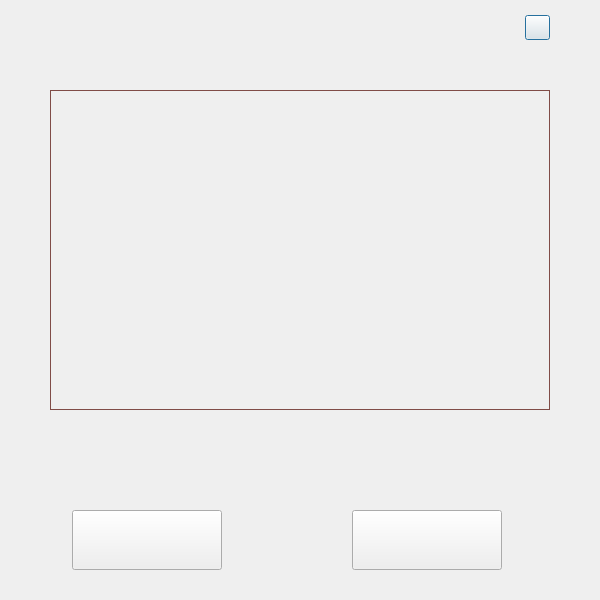
<?xml version="1.0" encoding="UTF-8"?>
<ui version="4.0">
 <class>FileClass</class>
 <widget class="QDialog" name="FileClass">
  <property name="geometry">
   <rect>
    <x>0</x>
    <y>0</y>
    <width>600</width>
    <height>600</height>
   </rect>
  </property>
  <property name="windowTitle">
   <string>颜色设置</string>
  </property>
  <property name="windowIcon">
   <iconset resource="Desktop.qrc">
    <normaloff>:/picture_desktop/icon/picture_desktop/icon/icon_main_mainwindow.png</normaloff>:/picture_desktop/icon/picture_desktop/icon/icon_main_mainwindow.png</iconset>
  </property>
  <property name="windowOpacity">
   <double>5.000000000000000</double>
  </property>
  <property name="sizeGripEnabled">
   <bool>false</bool>
  </property>
  <widget class="QPushButton" name="pushButton_close_window">
   <property name="geometry">
    <rect>
     <x>525</x>
     <y>15</y>
     <width>25</width>
     <height>25</height>
    </rect>
   </property>
   <property name="styleSheet">
    <string notr="true">border-image: url(:/picture_desktop/icon/picture_desktop/icon/window_close.png);</string>
   </property>
   <property name="text">
    <string/>
   </property>
  </widget>
  <widget class="QTreeView" name="treeView_file">
   <property name="geometry">
    <rect>
     <x>50</x>
     <y>90</y>
     <width>500</width>
     <height>320</height>
    </rect>
   </property>
   <property name="font">
    <font>
     <family>宋体</family>
    </font>
   </property>
   <property name="contextMenuPolicy">
    <enum>Qt::NoContextMenu</enum>
   </property>
   <property name="styleSheet">
    <string notr="true">/*总体设置*/
QTreeView
{
    background: rgb(255,255,255,0);
    border:1px solid rgb(128,76,71);
}
QTreeView::Item:hover
{
    background:#C0FDEAD3;
}
QTreeView::item:selected
{
    background:#C0FDEAD3;
}
QTreeView::item:selected:!active
{
    background:#C0FDEAD3;
}
/*滚动条*/
QTreeView QScrollBar::vertical
{
    margin: 9px 0px 9px 0px;
    border-image: url(:/picture_desktop/scrollbar/picture_desktop/scrollbar_style/line_vertical.png); 
    border: 0px;
    width: 9px;
}
QTreeView QScrollBar::handle:vertical
{
    border-image: url(:/picture_desktop/scrollbar/picture_desktop/scrollbar_style/button_vertical.png);
    min-height:50px;
}
QTreeView QScrollBar::handle:vertical:pressed 
{
    border-image: url(:/picture_desktop/scrollbar/picture_desktop/scrollbar_style/button_vertical.png);
}
QTreeView QScrollBar::add-page:vertical
{
    border-image: url(:/picture_desktop/scrollbar/picture_desktop/scrollbar_style/line_vertical.png);
}
QTreeView QScrollBar::sub-page:vertical
{
    border-image: url(:/picture_desktop/scrollbar/picture_desktop/scrollbar_style/line_vertical.png);
}
QTreeView QScrollBar::sub-line:vertical
{
    subcontrol-origin: margin;
    border: 0px solid black;
    height:9px
}
QTreeView QScrollBar::add-line:vertical
{
    subcontrol-origin: margin;
    border: 0px solid black;
    height:9px
}
QTreeView QScrollBar::down-arrow:vertical
{
    image: url(:/picture_desktop/scrollbar/picture_desktop/scrollbar_style/down.png);
}
QTreeView QScrollBar::up-arrow:vertical
{
    image: url(:/picture_desktop/scrollbar/picture_desktop/scrollbar_style/up.png);
}
QTreeView QScrollBar::horizontal
{
    margin: 0px 9px 0px 9px;
    border-image: url(:/picture_desktop/scrollbar/picture_desktop/scrollbar_style/line_horizental.png); 
    border: 0px; 
    height: 9px;
}
QTreeView QScrollBar::handle:horizontal
{
    border-image: url(:/picture_desktop/scrollbar/picture_desktop/scrollbar_style/button_horizental.png);
    min-width:50px;
}
QTreeView QScrollBar::handle:horizontal:pressed
{
    border-image: url(:/picture_desktop/scrollbar/picture_desktop/scrollbar_style/button_horizental.png);
}
QTreeView QScrollBar::add-page:horizontal
{
    border-image: url(:/picture_desktop/scrollbar/picture_desktop/scrollbar_style/button_horizental.png);
}
QTreeView QScrollBar::sub-page:horizontal
{
    border-image: url(:/picture_desktop/scrollbar/picture_desktop/scrollbar_style/button_horizental.png);
}
QTreeView QScrollBar::add-line:horizontal
{
    subcontrol-origin: margin;
    border: 0px solid black;
    width:9px
}
QTreeView QScrollBar::sub-line:horizontal
{
    subcontrol-origin: margin;
    border: 0px solid black;
    width:9px
}
QTreeView QScrollBar::left-arrow:horizontal
{
    image: url(:/picture_desktop/scrollbar/picture_desktop/scrollbar_style/left.png);
}
QTreeView QScrollBar::right-arrow:horizontal
{
    image: url(:/picture_desktop/scrollbar/picture_desktop/scrollbar_style/right.png);
}
/*分支按钮*/
QTreeView::branch:has-children:!has-siblings:closed,
QTreeView::branch:closed:has-children:has-siblings
{
    border-image: none;
    image: url(:/picture_desktop/treeview/picture_desktop/treeview_style/down_branch.png);
}
QTreeView::branch:has-children:!has-siblings:closed:hover,
QTreeView::branch:closed:has-children:has-siblings:hover
{
    border-image: none;
    image: url(:/picture_desktop/treeview/picture_desktop/treeview_style/down_branch.png);
}
QTreeView::branch:has-children:!has-siblings:closed:pressed,
QTreeView::branch:closed:has-children:has-siblings:pressed
{
    border-image: none;
    image: url(:/picture_desktop/treeview/picture_desktop/treeview_style/down_branch.png);
}

QTreeView::branch:open:has-children:!has-siblings,
QTreeView::branch:open:has-children:has-siblings 
{
    border-image: none;
    image: url(:/picture_desktop/treeview/picture_desktop/treeview_style/up_branch.png);
    width:12px;
    height:8px;
}
QTreeView::branch:open:has-children:!has-siblings:hover,
QTreeView::branch:open:has-children:has-siblings:hover
{
    border-image: none;
    image: url(:/picture_desktop/treeview/picture_desktop/treeview_style/up_branch.png);
}
QTreeView::branch:open:has-children:!has-siblings:pressed,
QTreeView::branch:open:has-children:has-siblings:pressed
{
    border-image: none;
    image: url(:/picture_desktop/treeview/picture_desktop/treeview_style/up_branch.png);
}</string>
   </property>
  </widget>
  <widget class="QPushButton" name="pushButton_open">
   <property name="geometry">
    <rect>
     <x>72</x>
     <y>510</y>
     <width>150</width>
     <height>60</height>
    </rect>
   </property>
   <property name="styleSheet">
    <string notr="true">border-image: url(:/picture_desktop/dialogicon/picture_desktop/icon/dialog_filedialog_open_normal.png);
border-image: url(:/picture_desktop/dialogicon/picture_desktop/icon/dialog_filedialog_open_pressed.png);</string>
   </property>
   <property name="text">
    <string/>
   </property>
  </widget>
  <widget class="QPushButton" name="pushButton_exit">
   <property name="geometry">
    <rect>
     <x>352</x>
     <y>510</y>
     <width>150</width>
     <height>60</height>
    </rect>
   </property>
   <property name="styleSheet">
    <string notr="true">border-image: url(:/picture_desktop/dialogicon/picture_desktop/icon/dialog_filedialog_exit_normal.png);
border-image: url(:/picture_desktop/dialogicon/picture_desktop/icon/dialog_filedialog_exit_pressed.png);</string>
   </property>
   <property name="text">
    <string/>
   </property>
  </widget>
  <widget class="QLineEdit" name="textEdit_name">
   <property name="geometry">
    <rect>
     <x>160</x>
     <y>452</y>
     <width>290</width>
     <height>15</height>
    </rect>
   </property>
   <property name="contextMenuPolicy">
    <enum>Qt::NoContextMenu</enum>
   </property>
   <property name="styleSheet">
    <string notr="true">QLineEdit
{
    background: rgb(255,255,255,0);
    border:0px solid rgb(255,255,255,0);
}</string>
   </property>
  </widget>
 </widget>
 <resources>
  <include location="Desktop.qrc"/>
 </resources>
 <connections/>
</ui>
